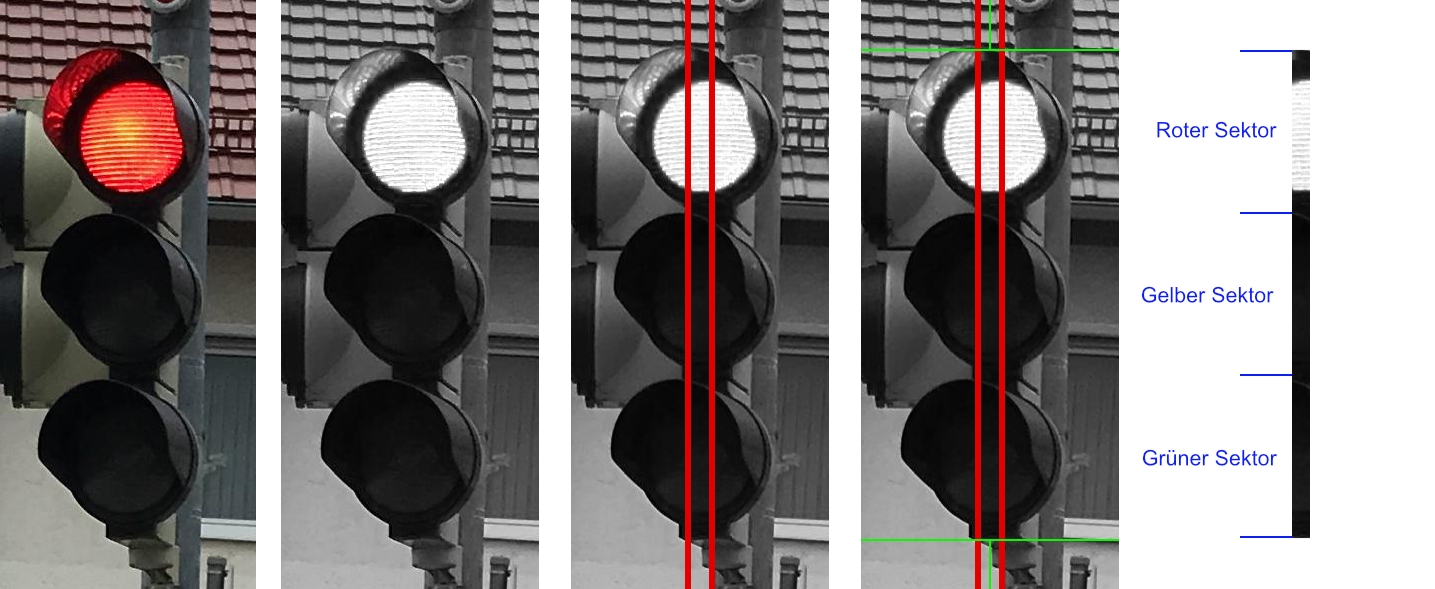
#> input picture PStA/Images/TLCropping.jpg, 1435 x 589 px
$ python -i ImageProcessingPrototype.py   (imports and definitions only)
#> lines starting #> are read from the running program, lines starting #| are printed output that depends on the picture; after the words box and inside, x2 and y2 are one past the last pixel; in counts of white or black regions, pixels touching at a corner belong together
import cv2
import itertools as it
import time
import numpy as np
import time


def detectUpperLowerStart(imgArr):
    res = imgArr.shape
    blackThresholdTop = 0 # this has to be calculated
    blackThresholdBot = 0 # this has to be calculated

    sumTopBot = [[],[]] #sumTop, sumBot, numberOfPixels in Top/Bot

    #calculate start threshholds
    for y, x in it.product(range(0, round(res[0]/3)), range(0, res[1])):
        yfromBot = res[0] - y - 1
        xfromBot = res[1] - x - 1

        sumTopBot
        sumTopBot


    detectedTopBorder=-1
    detectedBotBorder=-1
    #check upper third if the top of the traffic light is detected
    while (detectedBotBorder < 0 or detectedBotBorder < 0):
        for y, x in it.product(range(0, round(res[0]/3)), range(0, res[1])):
            yfromBot = res[0] - y - 1
            xfromBot = res[1] - x - 1

            if(detectedTopBorder < 0):
                if imgArr[y][x] <= blackThresholdTop:
                    colorUnderneath = (imgArr[y+1][x] +imgArr[y+2][x] +imgArr[y+3][x] +imgArr[y+4][x] +imgArr[y+5][x]) / 5
                    if colorUnderneath <= blackThresholdTop:
                        detectedTopBorder = y
                        break

            if(detectedBotBorder < 0):
                if imgArr[yfromBot][xfromBot] <= blackThresholdBot:
                    colorAbove = (imgArr[yfromBot-1][xfromBot] + imgArr[yfromBot-2][xfromBot] + imgArr[yfromBot-3][xfromBot] + imgArr[yfromBot-4][xfromBot] + imgArr[yfromBot-5][xfromBot]) / 5
                    if colorAbove <= blackThresholdBot:
                        detectedBotBorder = yfromBot
                        break

        if detectedBotBorder < 0 or detectedTopBorder < 0:
            blackThresholdTop += 10
            blackThresholdBot += 10

    if detectedTopBorder < 0:
        detectedTopBorder = 0
    if detectedBotBorder < 0:
        detectedBotBorder = res[1]-1

    return [detectedTopBorder, detectedBotBorder]


def evaluate(arr):
    return arr.index(max(arr))


def indexToColor(index):
    if index == 0:
        return "RED"
    elif index == 1:
        return "YELLOW"
    elif index == 2:
        return "GREEN"
    else:
        return "Unknown result - " + str(index)


def main(pathToImage, showImageAfterProcessing=True):

#> called with pathToImage = 'PStA/Images/TLCropping.jpg', showImageAfterProcessing = True
    imgColor = cv2.imread(pathToImage, -1)
#> imgColor is the input picture: shape (589, 1435, 3); mean B, G, R 125.2, 125.5, 131.4
    imgColorPreProcessed = cv2.imread(pathToImage, -1)

    resolution = imgColor.shape
#> resolution = (589, 1435, 3)

    ythird = round(resolution[0] / 3)
#> ythird = 196
    ytwothirds = round(2 * resolution[0] / 3)
#> ytwothirds = 393

    sumPixels = [0, 0, 0]
    averageColor = [0, 0, 0]
    for y, x in it.product(range(0, resolution[0]), range(0, resolution[1])):
        # First third
        if y < ythird:
            sumPixels[0] += imgColor[y][x][2]
            imgColorPreProcessed[y][x][0] = 0
            imgColorPreProcessed[y][x][1] = 0
        # second third
        elif y < ytwothirds and y > ythird:
            sumPixels[1] += (3 * imgColor[y][x][1] + 2 * imgColor[y][x][2])/5
            imgColorPreProcessed[y][x][1] = 0

        # third third
        else:
            sumPixels[2] += imgColor[y][x][1]
            imgColorPreProcessed[y][x][0] = 0
            imgColorPreProcessed[y][x][2] = 0

        if y == ythird or y == ytwothirds:
            imgColor[y][x][0] = 255
            imgColor[y][x][1] = 255
            imgColor[y][x][2] = 255
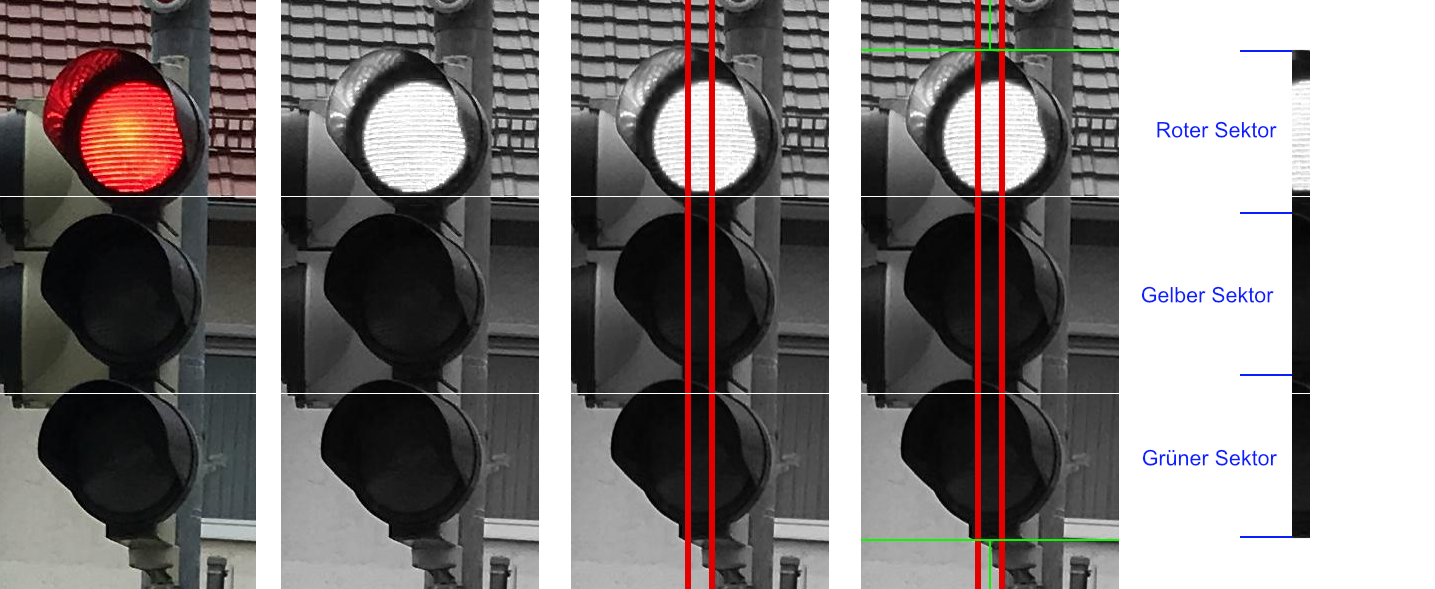
#> imgColor: shape (589, 1435, 3); 0.25% of pixels changed, all inside (x1, y1, x2, y2) = (0, 196, 1310, 394)
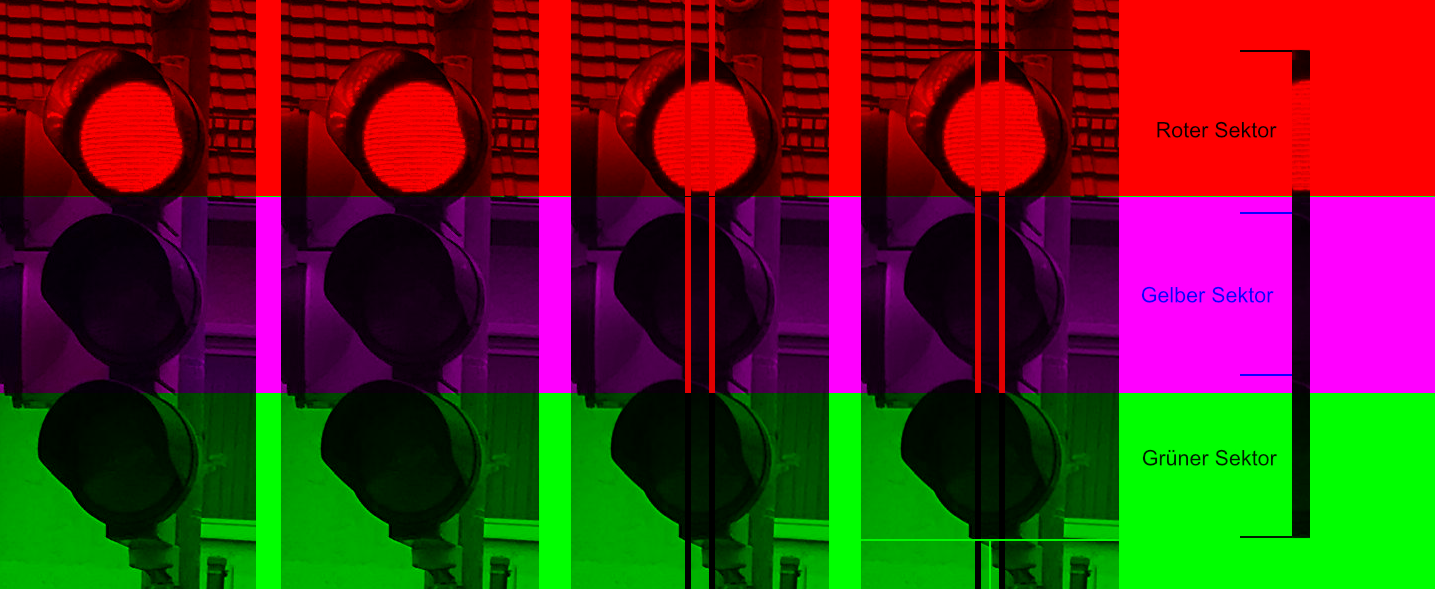
#> imgColorPreProcessed: shape (589, 1435, 3); mean B, G, R 33, 44.1, 86.4
#> after the loop, sumPixels = [44226655, 28211391.2, 37248603]

    for i, sumPixel in enumerate(sumPixels):
        averageColor[i] = sumPixel/(resolution[0] / 3 * resolution[1])
#> this loop made 3 passes
#> sumPixel on passes 1 to 3: 44226655, 28211391.2, 37248603
#> after the loop, averageColor = [157, 100.1, 132.2]

    evaluationIndexColor = evaluate(averageColor)
#> evaluationIndexColor = 0
    imgGrey = cv2.imread(pathToImage, 0)
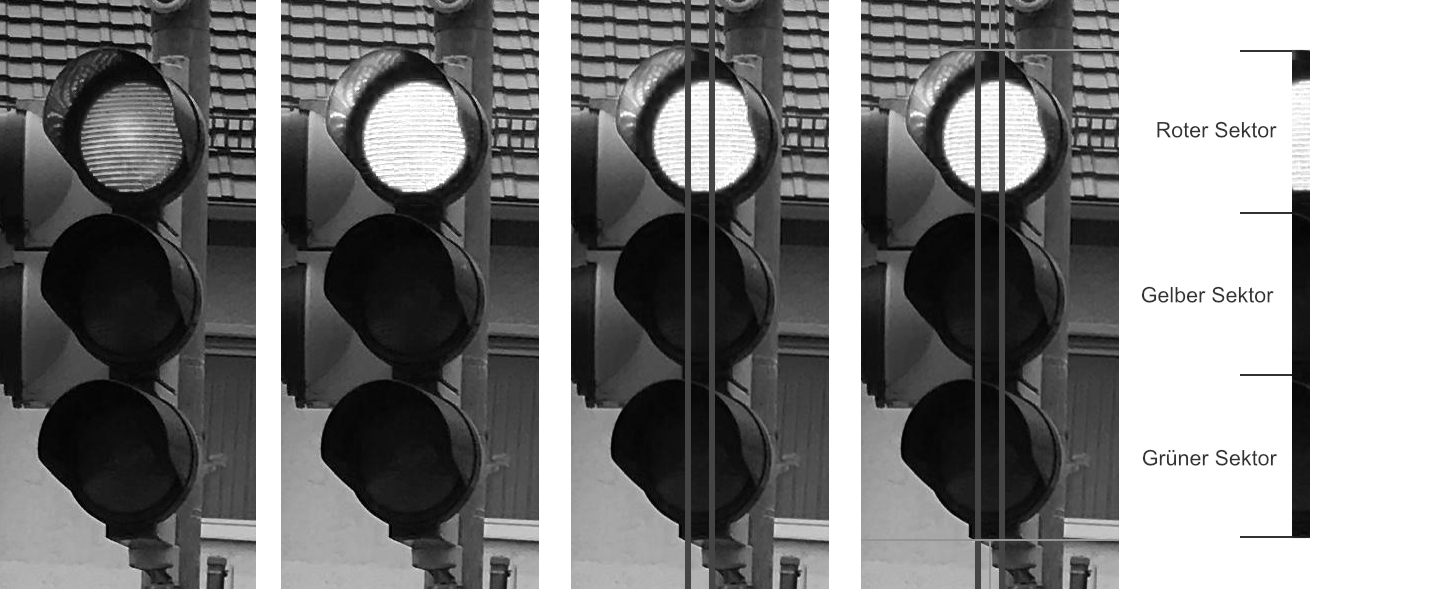
#> imgGrey: shape (589, 1435); min 0, max 255, mean 127.2

    cropedGreyImg = imgGrey[0:resolution[0], round(resolution[1]/2)-5: round(resolution[1]/2)+5]

    resolution = cropedGreyImg.shape
#> resolution = (589, 10)
    ythird = round(resolution[0] / 3)
    ytwothirds = round(2 * resolution[0] / 3)

    sumPixels = [0, 0, 0]
    averageGrey = [0, 0, 0]
    imgGrey = cropedGreyImg


    for y, x in it.product(range(0, resolution[0]), range(0, resolution[1])):
        # First third
        if y < ythird:
            sumPixels[0] += imgGrey[y][x]
            # imgGrey[y][x] = 255

        # second third
        elif y < ytwothirds and y > ythird:
            sumPixels[1] += imgGrey[y][x]
            # imgGrey[y][x] = 100

        # third third
        else:
            sumPixels[2] += imgGrey[y][x]
            # imgGrey[y][x] = 0

        if y == ythird or y == ytwothirds:
            pass
#> after the loop, sumPixels = [288524, 52385, 75085]
            # imgGrey[y][x] = 255

    for i, sumPixel in enumerate(sumPixels):
        #resolution/3 => only thirds of image
        averageGrey[i] = sumPixel/(resolution[0] / 3 * resolution[1])
#> this loop made 3 passes
#> sumPixel on passes 1 to 3: 288524, 52385, 75085
#> after the loop, averageGrey = [147, 26.68, 38.24]

    evaluationIndexGreyScale = evaluate(averageGrey)
#> evaluationIndexGreyScale = 0

    resultText = -1
    resultText = evaluationIndexGreyScale
#> resultText = 0

    imgGrayYCropped = cropedGreyImg.copy()

    borders = detectUpperLowerStart(imgGrayYCropped)
#> after the loop in detectUpperLowerStart, `while (detectedBotBorder < 0 or detectedBotBorder < 0):`: blackThresholdBot = 20; colorAbove = 6.6; colorUnderneath = 5.4; detectedBotBorder = 570; detectedTopBorder = 8
#> borders = [8, 570]

    for x in range(0, imgGrayYCropped.shape[1]):
        imgGrayYCropped[borders[0]][x] = 255
        imgGrayYCropped[borders[1]][x] = 255


    if showImageAfterProcessing:
        if imgColor.shape[2] == 4:
            imgGrey3Chanel = cv2.cvtColor(cropedGreyImg, cv2.COLOR_GRAY2BGRA)
        elif imgColor.shape[2] == 3:
            imgGrey3Chanel = cv2.cvtColor(cropedGreyImg, cv2.COLOR_GRAY2BGR)

        img = np.hstack((imgGrey, imgGrayYCropped))
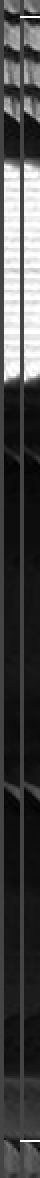
#> img: shape (589, 20) (shown 2 times larger); min 1, max 255, mean 71
        cv2.imshow(pathToImage.split("/")[-1], img)

        output = imgGrey.copy()

        cv2.waitKey(0)
        cv2.destroyAllWindows()
    return resultText

# main("C:/Users/dasch/Downloads/AmpelTest1.jpg")

>>> result = main('PStA/Images/TLCropping.jpg')
#> result = 0
